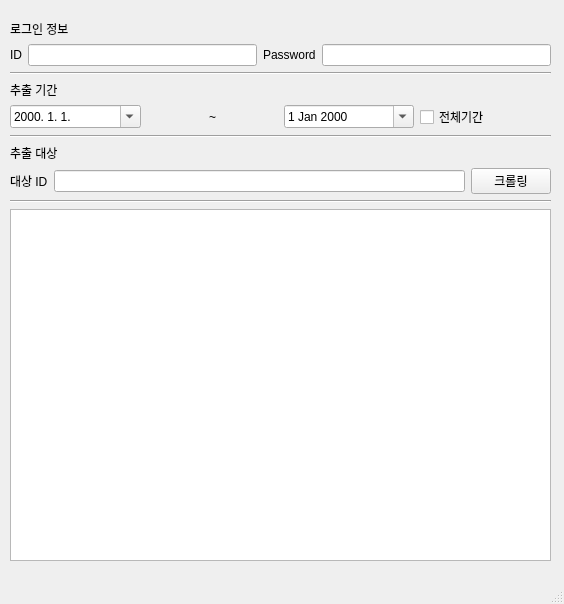
<?xml version="1.0" encoding="UTF-8"?>
<ui version="4.0">
 <class>InstagramCrawler</class>
 <widget class="QMainWindow" name="InstagramCrawler">
  <property name="geometry">
   <rect>
    <x>0</x>
    <y>0</y>
    <width>564</width>
    <height>604</height>
   </rect>
  </property>
  <property name="windowTitle">
   <string>InstagramCrawler</string>
  </property>
  <property name="documentMode">
   <bool>false</bool>
  </property>
  <widget class="QWidget" name="centralwidget">
   <widget class="QWidget" name="">
    <property name="geometry">
     <rect>
      <x>10</x>
      <y>20</y>
      <width>541</width>
      <height>541</height>
     </rect>
    </property>
    <layout class="QVBoxLayout" name="verticalLayout">
     <item>
      <widget class="QLabel" name="label_login_title">
       <property name="text">
        <string>로그인 정보</string>
       </property>
      </widget>
     </item>
     <item>
      <layout class="QHBoxLayout" name="horizontalLayout">
       <item>
        <widget class="QLabel" name="label_login_id">
         <property name="text">
          <string>ID</string>
         </property>
        </widget>
       </item>
       <item>
        <widget class="QLineEdit" name="edit_login_id"/>
       </item>
       <item>
        <widget class="QLabel" name="label_login_pw">
         <property name="text">
          <string>Password</string>
         </property>
        </widget>
       </item>
       <item>
        <widget class="QLineEdit" name="edit_login_pw">
         <property name="echoMode">
          <enum>QLineEdit::Normal</enum>
         </property>
        </widget>
       </item>
      </layout>
     </item>
     <item>
      <widget class="Line" name="line1">
       <property name="orientation">
        <enum>Qt::Horizontal</enum>
       </property>
      </widget>
     </item>
     <item>
      <widget class="QLabel" name="label_date_title">
       <property name="text">
        <string>추출 기간</string>
       </property>
      </widget>
     </item>
     <item>
      <layout class="QHBoxLayout" name="horizontalLayout_2">
       <item>
        <widget class="QDateEdit" name="edit_date_from">
         <property name="displayFormat">
          <string>yyyy. M. d.</string>
         </property>
         <property name="calendarPopup">
          <bool>true</bool>
         </property>
        </widget>
       </item>
       <item>
        <widget class="QLabel" name="label_date_static">
         <property name="text">
          <string>~</string>
         </property>
         <property name="alignment">
          <set>Qt::AlignCenter</set>
         </property>
        </widget>
       </item>
       <item>
        <widget class="QDateEdit" name="edit_date_to">
         <property name="calendarPopup">
          <bool>true</bool>
         </property>
        </widget>
       </item>
       <item>
        <widget class="QCheckBox" name="check_date_all">
         <property name="layoutDirection">
          <enum>Qt::LeftToRight</enum>
         </property>
         <property name="text">
          <string>전체기간</string>
         </property>
         <property name="tristate">
          <bool>false</bool>
         </property>
        </widget>
       </item>
      </layout>
     </item>
     <item>
      <widget class="Line" name="line2">
       <property name="orientation">
        <enum>Qt::Horizontal</enum>
       </property>
      </widget>
     </item>
     <item>
      <widget class="QLabel" name="label_target_title">
       <property name="text">
        <string>추출 대상</string>
       </property>
      </widget>
     </item>
     <item>
      <layout class="QHBoxLayout" name="horizontalLayout_3">
       <item>
        <widget class="QLabel" name="label_target_id">
         <property name="text">
          <string>대상 ID</string>
         </property>
        </widget>
       </item>
       <item>
        <widget class="QLineEdit" name="edit_target_id"/>
       </item>
       <item>
        <widget class="QPushButton" name="btn_start">
         <property name="text">
          <string>크롤링</string>
         </property>
        </widget>
       </item>
      </layout>
     </item>
     <item>
      <widget class="Line" name="line3">
       <property name="orientation">
        <enum>Qt::Horizontal</enum>
       </property>
      </widget>
     </item>
     <item>
      <widget class="QTextBrowser" name="log_browser">
       <property name="html">
        <string>&lt;!DOCTYPE HTML PUBLIC &quot;-//W3C//DTD HTML 4.0//EN&quot; &quot;http://www.w3.org/TR/REC-html40/strict.dtd&quot;&gt;
&lt;html&gt;&lt;head&gt;&lt;meta name=&quot;qrichtext&quot; content=&quot;1&quot; /&gt;&lt;style type=&quot;text/css&quot;&gt;
p, li { white-space: pre-wrap; }
&lt;/style&gt;&lt;/head&gt;&lt;body style=&quot; font-family:'.AppleSystemUIFont'; font-size:13pt; font-weight:400; font-style:normal;&quot;&gt;
&lt;p style=&quot;-qt-paragraph-type:empty; margin-top:0px; margin-bottom:0px; margin-left:0px; margin-right:0px; -qt-block-indent:0; text-indent:0px; font-family:'D2Coding,monospace'; font-size:10.5pt; color:#c3cee3;&quot;&gt;&lt;br /&gt;&lt;/p&gt;&lt;/body&gt;&lt;/html&gt;</string>
       </property>
      </widget>
     </item>
    </layout>
   </widget>
  </widget>
  <widget class="QStatusBar" name="statusbar"/>
 </widget>
 <resources/>
 <connections/>
</ui>
